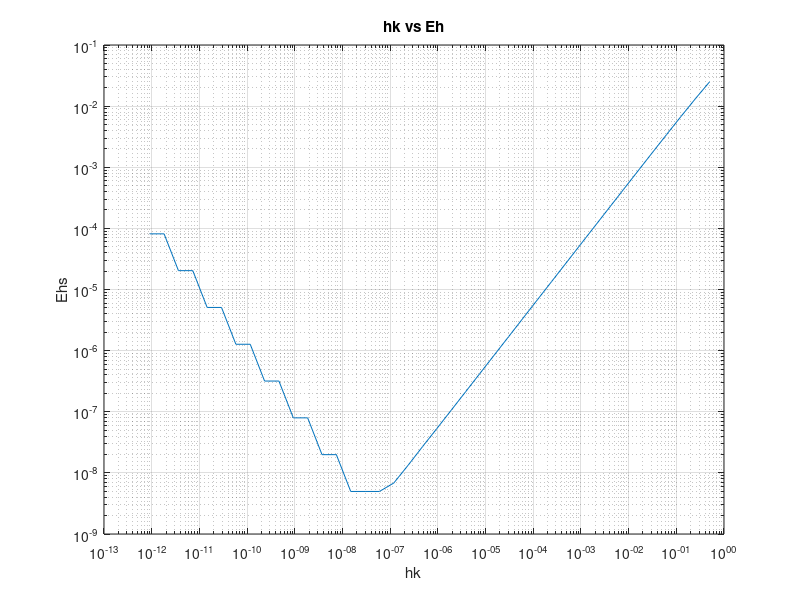

Recreate this plot in MATLAB.
clear all;
clc;
home;
x=3;
N=40;
format long;
for k=1:1:N
 h(k)=1/(2.^k);   
 f(k)=abs((1/h(k))*(log(x+h(k))-log(x)));
 E(k)=abs((1/x)-f(k));
 
 fprintf('%.1f      %f     %f    %f\n',k,h(k),f(k),E(k));
end

loglog(h,E);  
xlabel('hk');
ylabel('Ehs');
title('hk vs Eh');
grid;

gamma=polyfit(log(h),log(E),1);
gamma